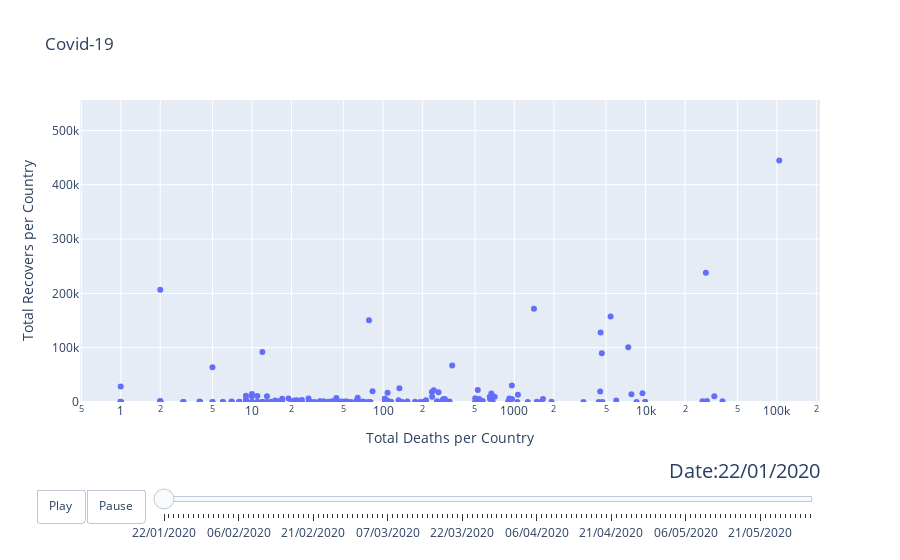

Here is the notebook cell this chart was saved with:
### Code cell
# from __future__ import division
from plotly.offline import iplot
import plotly.express as px
import plotly.graph_objects as go
# init_notebook_mode()1
from bubbly.bubbly import bubbleplot, add_slider_steps, make_grid, set_layout, get_trace
import re
from datetime import datetime
import pandas as pd
import numpy as np

date_pattern = re.compile(r"\d{1,2}/\d{1,2}/\d{2}")
def reformat_dates(col_name: str) -> str:
    try:
        return date_pattern.sub(datetime.strptime(col_name, "%m/%d/%y").strftime("%d/%m/%Y"), col_name, count=1)
    except ValueError:
        return col_name

confirmed_cases_url = "https://raw.githubusercontent.com/CSSEGISandData/COVID-19/master/csse_covid_19_data" \
                      "/csse_covid_19_time_series/time_series_covid19_confirmed_global.csv"
deaths_url = "https://raw.githubusercontent.com/CSSEGISandData/COVID-19/master/csse_covid_19_data" \
             "/csse_covid_19_time_series/time_series_covid19_deaths_global.csv"
recovered_url = "https://raw.githubusercontent.com/CSSEGISandData/COVID-19/master/csse_covid_19_data" \
             "/csse_covid_19_time_series/time_series_covid19_recovered_global.csv"

renamed_columns_map = {
    "Country/Region": "country",
    "Province/State": "location",
    "Lat": "latitude",
    "Long": "longitude"
}

cols_to_drop = ["location", "latitude", "longitude"]

confirmed_cases_df = (
    pd.read_csv(confirmed_cases_url)
    .rename(columns=renamed_columns_map)
    .rename(columns=reformat_dates)
    .drop(columns=cols_to_drop)
)

deaths_df = (
    pd.read_csv(deaths_url)
    .rename(columns=renamed_columns_map)
    .rename(columns=reformat_dates)
    .drop(columns=cols_to_drop)
)

recovered_df = (
    pd.read_csv(recovered_url)
    .rename(columns=renamed_columns_map)
    .rename(columns=reformat_dates)
    .drop(columns=cols_to_drop)
)

geo_data_df = confirmed_cases_df[["country"]].drop_duplicates()
country_codes_df = (
    pd.read_csv(
        "country_code_mapping.csv",
        usecols=["country", "alpha-3_code"],
        index_col="country")
)
geo_data_df = geo_data_df.join(country_codes_df, how="left", on="country").set_index("country")
geo_data_df[(pd.isnull(geo_data_df["alpha-3_code"])) & (~geo_data_df.index.isin(
    ["Diamond Princess", "MS Zaandam", "West Bank and Gaza"]
))]

dates_list = (
    confirmed_cases_df.filter(regex=r"(\d{2}/\d{2}/\d{4})", axis=1)
    .columns
    .to_list()
)

cases_by_date = {}
for date in dates_list:
    confirmed_cases_day_df = (
        confirmed_cases_df
        .filter(like=date, axis=1)
        .rename(columns=lambda col: "confirmed_cases")
    )
    deaths_day_df = deaths_df.filter(like=date, axis=1).rename(columns=lambda col: "deaths")
    recovered_day_df = recovered_df.filter(like=date, axis=1).rename(columns=lambda col: "recovered")
    cases_df = confirmed_cases_day_df.join(deaths_day_df).join(recovered_day_df).set_index(confirmed_cases_df["country"])

    date_df = (
        geo_data_df.join(cases_df)
        .groupby("country")
        .agg({"confirmed_cases": "sum", "deaths": "sum", "recovered": "sum", "alpha-3_code": "first"})
    )
    date_df = date_df[date_df["confirmed_cases"] > 0].reset_index()
    
    cases_by_date[date] = date_df

cases_deaths_recovered_totals = [(df.filter(like="confirmed_cases").astype("uint32").agg("sum")[0],
                                  df.filter(like="deaths").astype("uint32").agg("sum")[0],
                                  df.filter(like="recovered").astype("uint32").agg("sum")[0]) 
                                    for df in cases_by_date.values()]
confirmed_cases_totals = [daily_total[0] for daily_total in cases_deaths_recovered_totals]
deaths_totals = [daily_total[1] for daily_total in cases_deaths_recovered_totals]
recovered_totals = [daily_total[2] for daily_total in cases_deaths_recovered_totals]

dataset = cases_by_date
x_column = 'deaths'
y_column = 'recovered'
size_column = 'confirmed_cases'
bubble_column = 'country'
# time_column = dates_list

grid = pd.DataFrame()
col_name_template = '{date}+{header}_grid'
for date in dates_list:
    dataset_by_date = dataset[date]
    for col_name in [x_column, y_column, size_column, bubble_column]:
        temp = col_name_template.format(
            date=date, header=col_name
        )
        if dataset_by_date[col_name].size != 0:
            grid = grid.append({'value': list(dataset_by_date[col_name]), 'key': temp}, 
                               ignore_index=True)

figure = {
    'data': [],
    'layout': {},
    'frames': []
}

# start_day = dates_list[0]
trace = {
    'x': grid.loc[grid['key']==col_name_template.format(
        date=date, header=x_column
    ), 'value'].values[0], 
    'y': grid.loc[grid['key']==col_name_template.format(
        date=date, header=y_column
    ), 'value'].values[0],
    'mode': 'markers',
    'text': grid.loc[grid['key']==col_name_template.format(
        date=date, header=bubble_column
    ), 'value'].values[0]
    # 'size': grid.loc[grid['key']==col_name_template.format(
    #     date=date, header=size_column
    # ), 'value'].values[0]
}
figure['data'].append(trace)
# iplot(figure)
last_day_df = dataset[dates_list[-1]]
# print(last_day_df)
# print(last_day_df[x_column])
xmax = max(np.log10(last_day_df[x_column]))*1.02
ymax = max(last_day_df[y_column])
xmin = min(np.log10(last_day_df[x_column]))*0.98
xmax = max(np.log10(last_day_df[x_column]))*1.02
ymin = min(last_day_df[y_column])*0.75
ymax = max(last_day_df[y_column])*1.25
# # # print(ymax)
figure['layout']['xaxis'] = {'title': 'Total Deaths per Country', 'type': 'log', 
                             'range': [xmin, xmax]}   
figure['layout']['yaxis'] = {'title': 'Total Recovers per Country', 
                             'range': [ymin, ymax]} 
figure['layout']['title'] = 'Covid-19'
figure['layout']['showlegend'] = False
figure['layout']['hovermode'] = 'closest'
# iplot(figure)

for date in dates_list:
    # Make a frame for each date
    frame = {'data': [], 'name': str(date)}
    
    # Make a trace for each frame
    trace = {
        'x': grid.loc[grid['key']==col_name_template.format(
            date=date, header=x_column
        ), 'value'].values[0],
        'y': grid.loc[grid['key']==col_name_template.format(
            date=date, header=y_column
        ), 'value'].values[0],
        'mode': 'markers',
        'text': grid.loc[grid['key']==col_name_template.format(
            date=date, header=bubble_column
        ), 'value'].values[0],
        'type': 'scatter'
    }
    # Add trace to the frame
    frame['data'].append(trace)
    # Add frame to the figure
    figure['frames'].append(frame) 

# iplot(figure)

figure['layout']['sliders'] = {
    'args': [
        'slider.value', {
            'duration': 400,
            'ease': 'cubic-in-out'
        }
    ],
    'initialValue': dates_list[0],
    'plotlycommand': 'animate',
    'values': dates_list,
    'visible': True
}
sliders_dict = {
    'active': 0,
    'yanchor': 'top',
    'xanchor': 'left',
    'currentvalue': {
        'font': {'size': 20},
        'prefix': 'Date:',
        'visible': True,
        'xanchor': 'right'
    },
    'transition': {'duration': 300, 'easing': 'cubic-in-out'},
    'pad': {'b': 10, 't': 50},
    'len': 0.9,
    'x': 0.1,
    'y': 0,
    'steps': []
}

for date in dates_list:
    add_slider_steps(sliders_dict, date)
    
figure['layout']['sliders'] = [sliders_dict]
# iplot(figure)

figure['layout']['updatemenus'] = [
    {
        'buttons': [
            {
                'args': [None, {'frame': {'duration': 500, 'redraw': False},
                         'fromcurrent': True, 'transition': {'duration': 300, 
                                                             'easing': 'quadratic-in-out'}}],
                'label': 'Play',
                'method': 'animate'
            },
            {
                'args': [[None], {'frame': {'duration':0, 'redraw': False}, 'mode': 'immediate',
                'transition': {'duration': 0}}],
                'label': 'Pause',
                'method': 'animate'
            }
        ],
        'direction': 'left',
        'pad': {'r': 10, 't': 87},
        'showactive': False,
        'type': 'buttons',
        'x': 0.1,
        'xanchor': 'right',
        'y': 0,
        'yanchor': 'top'
    }
]
iplot(figure)

### Figure 1 — Plotly figure (JSON) as saved in the notebook; plotly's stock layout.template omitted (floating-point values rounded to 4 significant figures; data arrays with more than 128 entries replaced by an {"elided": "..."} marker saying what was removed)
{"data": [{"mode": "markers", "text": {"elided": "188 str values"}, "type": "scatter", "x": {"elided": "188 int values"}, "y": {"elided": "188 int values"}}], "layout": {"hovermode": "closest", "showlegend": false, "sliders": [{"active": 0, "currentvalue": {"font": {"size": 20}, "prefix": "Date:", "visible": true, "xanchor": "right"}, "len": 0.9, "pad": {"b": 10, "t": 50}, "steps": [{"args": [["22/01/2020"], {"frame": {"duration": 300, "redraw": false}, "mode": "immediate", "transition": {"duration": 300}}], "label": "22/01/2020", "method": "animate"}, {"args": [["23/01/2020"], {"frame": {"duration": 300, "redraw": false}, "mode": "immediate", "transition": {"duration": 300}}], "label": "23/01/2020", "method": "animate"}, {"args": [["24/01/2020"], {"frame": {"duration": 300, "redraw": false}, "mode": "immediate", "transition": {"duration": 300}}], "label": "24/01/2020", "method": "animate"}, {"args": [["25/01/2020"], {"frame": {"duration": 300, "redraw": false}, "mode": "immediate", "transition": {"duration": 300}}], "label": "25/01/2020", "method": "animate"}, {"args": [["26/01/2020"], {"frame": {"duration": 300, "redraw": false}, "mode": "immediate", "transition": {"duration": 300}}], "label": "26/01/2020", "method": "animate"}, {"args": [["27/01/2020"], {"frame": {"duration": 300, "redraw": false}, "mode": "immediate", "transition": {"duration": 300}}], "label": "27/01/2020", "method": "animate"}, {"args": [["28/01/2020"], {"frame": {"duration": 300, "redraw": false}, "mode": "immediate", "transition": {"duration": 300}}], "label": "28/01/2020", "method": "animate"}, {"args": [["29/01/2020"], {"frame": {"duration": 300, "redraw": false}, "mode": "immediate", "transition": {"duration": 300}}], "label": "29/01/2020", "method": "animate"}, {"args": [["30/01/2020"], {"frame": {"duration": 300, "redraw": false}, "mode": "immediate", "transition": {"duration": 300}}], "label": "30/01/2020", "method": "animate"}, {"args": [["31/01/2020"], {"frame": {"duration": 300, "redraw": false}, "mode": "immediate", "transition": {"duration": 300}}], "label": "31/01/2020", "method": "animate"}, {"args": [["01/02/2020"], {"frame": {"duration": 300, "redraw": false}, "mode": "immediate", "transition": {"duration": 300}}], "label": "01/02/2020", "method": "animate"}, {"args": [["02/02/2020"], {"frame": {"duration": 300, "redraw": false}, "mode": "immediate", "transition": {"duration": 300}}], "label": "02/02/2020", "method": "animate"}, {"args": [["03/02/2020"], {"frame": {"duration": 300, "redraw": false}, "mode": "immediate", "transition": {"duration": 300}}], "label": "03/02/2020", "method": "animate"}, {"args": [["04/02/2020"], {"frame": {"duration": 300, "redraw": false}, "mode": "immediate", "transition": {"duration": 300}}], "label": "04/02/2020", "method": "animate"}, {"args": [["05/02/2020"], {"frame": {"duration": 300, "redraw": false}, "mode": "immediate", "transition": {"duration": 300}}], "label": "05/02/2020", "method": "animate"}, {"args": [["06/02/2020"], {"frame": {"duration": 300, "redraw": false}, "mode": "immediate", "transition": {"duration": 300}}], "label": "06/02/2020", "method": "animate"}, {"args": [["07/02/2020"], {"frame": {"duration": 300, "redraw": false}, "mode": "immediate", "transition": {"duration": 300}}], "label": "07/02/2020", "method": "animate"}, {"args": [["08/02/2020"], {"frame": {"duration": 300, "redraw": false}, "mode": "immediate", "transition": {"duration": 300}}], "label": "08/02/2020", "method": "animate"}, {"args": [["09/02/2020"], {"frame": {"duration": 300, "redraw": false}, "mode": "immediate", "transition": {"duration": 300}}], "label": "09/02/2020", "method": "animate"}, {"args": [["10/02/2020"], {"frame": {"duration": 300, "redraw": false}, "mode": "immediate", "transition": {"duration": 300}}], "label": "10/02/2020", "method": "animate"}, {"args": [["11/02/2020"], {"frame": {"duration": 300, "redraw": false}, "mode": "immediate", "transition": {"duration": 300}}], "label": "11/02/2020", "method": "animate"}, {"args": [["12/02/2020"], {"frame": {"duration": 300, "redraw": false}, "mode": "immediate", "transition": {"duration": 300}}], "label": "12/02/2020", "method": "animate"}, {"args": [["13/02/2020"], {"frame": {"duration": 300, "redraw": false}, "mode": "immediate", "transition": {"duration": 300}}], "label": "13/02/2020", "method": "animate"}, {"args": [["14/02/2020"], {"frame": {"duration": 300, "redraw": false}, "mode": "immediate", "transition": {"duration": 300}}], "label": "14/02/2020", "method": "animate"}, {"args": [["15/02/2020"], {"frame": {"duration": 300, "redraw": false}, "mode": "immediate", "transition": {"duration": 300}}], "label": "15/02/2020", "method": "animate"}, {"args": [["16/02/2020"], {"frame": {"duration": 300, "redraw": false}, "mode": "immediate", "transition": {"duration": 300}}], "label": "16/02/2020", "method": "animate"}, {"args": [["17/02/2020"], {"frame": {"duration": 300, "redraw": false}, "mode": "immediate", "transition": {"duration": 300}}], "label": "17/02/2020", "method": "animate"}, {"args": [["18/02/2020"], {"frame": {"duration": 300, "redraw": false}, "mode": "immediate", "transition": {"duration": 300}}], "label": "18/02/2020", "method": "animate"}, {"args": [["19/02/2020"], {"frame": {"duration": 300, "redraw": false}, "mode": "immediate", "transition": {"duration": 300}}], "label": "19/02/2020", "method": "animate"}, {"args": [["20/02/2020"], {"frame": {"duration": 300, "redraw": false}, "mode": "immediate", "transition": {"duration": 300}}], "label": "20/02/2020", "method": "animate"}, {"args": [["21/02/2020"], {"frame": {"duration": 300, "redraw": false}, "mode": "immediate", "transition": {"duration": 300}}], "label": "21/02/2020", "method": "animate"}, {"args": [["22/02/2020"], {"frame": {"duration": 300, "redraw": false}, "mode": "immediate", "transition": {"duration": 300}}], "label": "22/02/2020", "method": "animate"}, {"args": [["23/02/2020"], {"frame": {"duration": 300, "redraw": false}, "mode": "immediate", "transition": {"duration": 300}}], "label": "23/02/2020", "method": "animate"}, {"args": [["24/02/2020"], {"frame": {"duration": 300, "redraw": false}, "mode": "immediate", "transition": {"duration": 300}}], "label": "24/02/2020", "method": "animate"}, {"args": [["25/02/2020"], {"frame": {"duration": 300, "redraw": false}, "mode": "immediate", "transition": {"duration": 300}}], "label": "25/02/2020", "method": "animate"}, {"args": [["26/02/2020"], {"frame": {"duration": 300, "redraw": false}, "mode": "immediate", "transition": {"duration": 300}}], "label": "26/02/2020", "method": "animate"}, {"args": [["27/02/2020"], {"frame": {"duration": 300, "redraw": false}, "mode": "immediate", "transition": {"duration": 300}}], "label": "27/02/2020", "method": "animate"}, {"args": [["28/02/2020"], {"frame": {"duration": 300, "redraw": false}, "mode": "immediate", "transition": {"duration": 300}}], "label": "28/02/2020", "method": "animate"}, {"args": [["29/02/2020"], {"frame": {"duration": 300, "redraw": false}, "mode": "immediate", "transition": {"duration": 300}}], "label": "29/02/2020", "method": "animate"}, {"args": [["01/03/2020"], {"frame": {"duration": 300, "redraw": false}, "mode": "immediate", "transition": {"duration": 300}}], "label": "01/03/2020", "method": "animate"}, {"args": [["02/03/2020"], {"frame": {"duration": 300, "redraw": false}, "mode": "immediate", "transition": {"duration": 300}}], "label": "02/03/2020", "method": "animate"}, {"args": [["03/03/2020"], {"frame": {"duration": 300, "redraw": false}, "mode": "immediate", "transition": {"duration": 300}}], "label": "03/03/2020", "method": "animate"}, {"args": [["04/03/2020"], {"frame": {"duration": 300, "redraw": false}, "mode": "immediate", "transition": {"duration": 300}}], "label": "04/03/2020", "method": "animate"}, {"args": [["05/03/2020"], {"frame": {"duration": 300, "redraw": false}, "mode": "immediate", "transition": {"duration": 300}}], "label": "05/03/2020", "method": "animate"}, {"args": [["06/03/2020"], {"frame": {"duration": 300, "redraw": false}, "mode": "immediate", "transition": {"duration": 300}}], "label": "06/03/2020", "method": "animate"}, {"args": [["07/03/2020"], {"frame": {"duration": 300, "redraw": false}, "mode": "immediate", "transition": {"duration": 300}}], "label": "07/03/2020", "method": "animate"}, {"args": [["08/03/2020"], {"frame": {"duration": 300, "redraw": false}, "mode": "immediate", "transition": {"duration": 300}}], "label": "08/03/2020", "method": "animate"}, {"args": [["09/03/2020"], {"frame": {"duration": 300, "redraw": false}, "mode": "immediate", "transition": {"duration": 300}}], "label": "09/03/2020", "method": "animate"}, {"args": [["10/03/2020"], {"frame": {"duration": 300, "redraw": false}, "mode": "immediate", "transition": {"duration": 300}}], "label": "10/03/2020", "method": "animate"}, {"args": [["11/03/2020"], {"frame": {"duration": 300, "redraw": false}, "mode": "immediate", "transition": {"duration": 300}}], "label": "11/03/2020", "method": "animate"}, {"args": [["12/03/2020"], {"frame": {"duration": 300, "redraw": false}, "mode": "immediate", "transition": {"duration": 300}}], "label": "12/03/2020", "method": "animate"}, {"args": [["13/03/2020"], {"frame": {"duration": 300, "redraw": false}, "mode": "immediate", "transition": {"duration": 300}}], "label": "13/03/2020", "method": "animate"}, {"args": [["14/03/2020"], {"frame": {"duration": 300, "redraw": false}, "mode": "immediate", "transition": {"duration": 300}}], "label": "14/03/2020", "method": "animate"}, {"args": [["15/03/2020"], {"frame": {"duration": 300, "redraw": false}, "mode": "immediate", "transition": {"duration": 300}}], "label": "15/03/2020", "method": "animate"}, {"args": [["16/03/2020"], {"frame": {"duration": 300, "redraw": false}, "mode": "immediate", "transition": {"duration": 300}}], "label": "16/03/2020", "method": "animate"}, {"args": [["17/03/2020"], {"frame": {"duration": 300, "redraw": false}, "mode": "immediate", "transition": {"duration": 300}}], "label": "17/03/2020", "method": "animate"}, {"args": [["18/03/2020"], {"frame": {"duration": 300, "redraw": false}, "mode": "immediate", "transition": {"duration": 300}}], "label": "18/03/2020", "method": "animate"}, {"args": [["19/03/2020"], {"frame": {"duration": 300, "redraw": false}, "mode": "immediate", "transition": {"duration": 300}}], "label": "19/03/2020", "method": "animate"}, {"args": [["20/03/2020"], {"frame": {"duration": 300, "redraw": false}, "mode": "immediate", "transition": {"duration": 300}}], "label": "20/03/2020", "method": "animate"}, {"args": [["21/03/2020"], {"frame": {"duration": 300, "redraw": false}, "mode": "immediate", "transition": {"duration": 300}}], "label": "21/03/2020", "method": "animate"}, {"args": [["22/03/2020"], {"frame": {"duration": 300, "redraw": false}, "mode": "immediate", "transition": {"duration": 300}}], "label": "22/03/2020", "method": "animate"}, {"args": [["23/03/2020"], {"frame": {"duration": 300, "redraw": false}, "mode": "immediate", "transition": {"duration": 300}}], "label": "23/03/2020", "method": "animate"}, {"args": [["24/03/2020"], {"frame": {"duration": 300, "redraw": false}, "mode": "immediate", "transition": {"duration": 300}}], "label": "24/03/2020", "method": "animate"}, {"args": [["25/03/2020"], {"frame": {"duration": 300, "redraw": false}, "mode": "immediate", "transition": {"duration": 300}}], "label": "25/03/2020", "method": "animate"}, {"args": [["26/03/2020"], {"frame": {"duration": 300, "redraw": false}, "mode": "immediate", "transition": {"duration": 300}}], "label": "26/03/2020", "method": "animate"}, {"args": [["27/03/2020"], {"frame": {"duration": 300, "redraw": false}, "mode": "immediate", "transition": {"duration": 300}}], "label": "27/03/2020", "method": "animate"}, {"args": [["28/03/2020"], {"frame": {"duration": 300, "redraw": false}, "mode": "immediate", "transition": {"duration": 300}}], "label": "28/03/2020", "method": "animate"}, {"args": [["29/03/2020"], {"frame": {"duration": 300, "redraw": false}, "mode": "immediate", "transition": {"duration": 300}}], "label": "29/03/2020", "method": "animate"}, {"args": [["30/03/2020"], {"frame": {"duration": 300, "redraw": false}, "mode": "immediate", "transition": {"duration": 300}}], "label": "30/03/2020", "method": "animate"}, {"args": [["31/03/2020"], {"frame": {"duration": 300, "redraw": false}, "mode": "immediate", "transition": {"duration": 300}}], "label": "31/03/2020", "method": "animate"}, {"args": [["01/04/2020"], {"frame": {"duration": 300, "redraw": false}, "mode": "immediate", "transition": {"duration": 300}}], "label": "01/04/2020", "method": "animate"}, {"args": [["02/04/2020"], {"frame": {"duration": 300, "redraw": false}, "mode": "immediate", "transition": {"duration": 300}}], "label": "02/04/2020", "method": "animate"}, {"args": [["03/04/2020"], {"frame": {"duration": 300, "redraw": false}, "mode": "immediate", "transition": {"duration": 300}}], "label": "03/04/2020", "method": "animate"}, {"args": [["04/04/2020"], {"frame": {"duration": 300, "redraw": false}, "mode": "immediate", "transition": {"duration": 300}}], "label": "04/04/2020", "method": "animate"}, {"args": [["05/04/2020"], {"frame": {"duration": 300, "redraw": false}, "mode": "immediate", "transition": {"duration": 300}}], "label": "05/04/2020", "method": "animate"}, {"args": [["06/04/2020"], {"frame": {"duration": 300, "redraw": false}, "mode": "immediate", "transition": {"duration": 300}}], "label": "06/04/2020", "method": "animate"}, {"args": [["07/04/2020"], {"frame": {"duration": 300, "redraw": false}, "mode": "immediate", "transition": {"duration": 300}}], "label": "07/04/2020", "method": "animate"}, {"args": [["08/04/2020"], {"frame": {"duration": 300, "redraw": false}, "mode": "immediate", "transition": {"duration": 300}}], "label": "08/04/2020", "method": "animate"}, {"args": [["09/04/2020"], {"frame": {"duration": 300, "redraw": false}, "mode": "immediate", "transition": {"duration": 300}}], "label": "09/04/2020", "method": "animate"}, {"args": [["10/04/2020"], {"frame": {"duration": 300, "redraw": false}, "mode": "immediate", "transition": {"duration": 300}}], "label": "10/04/2020", "method": "animate"}, {"args": [["11/04/2020"], {"frame": {"duration": 300, "redraw": false}, "mode": "immediate", "transition": {"duration": 300}}], "label": "11/04/2020", "method": "animate"}, {"args": [["12/04/2020"], {"frame": {"duration": 300, "redraw": false}, "mode": "immediate", "transition": {"duration": 300}}], "label": "12/04/2020", "method": "animate"}, {"args": [["13/04/2020"], {"frame": {"duration": 300, "redraw": false}, "mode": "immediate", "transition": {"duration": 300}}], "label": "13/04/2020", "method": "animate"}, {"args": [["14/04/2020"], {"frame": {"duration": 300, "redraw": false}, "mode": "immediate", "transition": {"duration": 300}}], "label": "14/04/2020", "method": "animate"}, {"args": [["15/04/2020"], {"frame": {"duration": 300, "redraw": false}, "mode": "immediate", "transition": {"duration": 300}}], "label": "15/04/2020", "method": "animate"}, {"args": [["16/04/2020"], {"frame": {"duration": 300, "redraw": false}, "mode": "immediate", "transition": {"duration": 300}}], "label": "16/04/2020", "method": "animate"}, {"args": [["17/04/2020"], {"frame": {"duration": 300, "redraw": false}, "mode": "immediate", "transition": {"duration": 300}}], "label": "17/04/2020", "method": "animate"}, {"args": [["18/04/2020"], {"frame": {"duration": 300, "redraw": false}, "mode": "immediate", "transition": {"duration": 300}}], "label": "18/04/2020", "method": "animate"}, {"args": [["19/04/2020"], {"frame": {"duration": 300, "redraw": false}, "mode": "immediate", "transition": {"duration": 300}}], "label": "19/04/2020", "method": "animate"}, {"args": [["20/04/2020"], {"frame": {"duration": 300, "redraw": false}, "mode": "immediate", "transition": {"duration": 300}}], "label": "20/04/2020", "method": "animate"}, {"args": [["21/04/2020"], {"frame": {"duration": 300, "redraw": false}, "mode": "immediate", "transition": {"duration": 300}}], "label": "21/04/2020", "method": "animate"}, {"args": [["22/04/2020"], {"frame": {"duration": 300, "redraw": false}, "mode": "immediate", "transition": {"duration": 300}}], "label": "22/04/2020", "method": "animate"}, {"args": [["23/04/2020"], {"frame": {"duration": 300, "redraw": false}, "mode": "immediate", "transition": {"duration": 300}}], "label": "23/04/2020", "method": "animate"}, {"args": [["24/04/2020"], {"frame": {"duration": 300, "redraw": false}, "mode": "immediate", "transition": {"duration": 300}}], "label": "24/04/2020", "method": "animate"}, {"args": [["25/04/2020"], {"frame": {"duration": 300, "redraw": false}, "mode": "immediate", "transition": {"duration": 300}}], "label": "25/04/2020", "method": "animate"}, {"args": [["26/04/2020"], {"frame": {"duration": 300, "redraw": false}, "mode": "immediate", "transition": {"duration": 300}}], "label": "26/04/2020", "method": "animate"}, {"args": [["27/04/2020"], {"frame": {"duration": 300, "redraw": false}, "mode": "immediate", "transition": {"duration": 300}}], "label": "27/04/2020", "method": "animate"}, {"args": [["28/04/2020"], {"frame": {"duration": 300, "redraw": false}, "mode": "immediate", "transition": {"duration": 300}}], "label": "28/04/2020", "method": "animate"}, {"args": [["29/04/2020"], {"frame": {"duration": 300, "redraw": false}, "mode": "immediate", "transition": {"duration": 300}}], "label": "29/04/2020", "method": "animate"}, {"args": [["30/04/2020"], {"frame": {"duration": 300, "redraw": false}, "mode": "immediate", "transition": {"duration": 300}}], "label": "30/04/2020", "method": "animate"}, {"args": [["01/05/2020"], {"frame": {"duration": 300, "redraw": false}, "mode": "immediate", "transition": {"duration": 300}}], "label": "01/05/2020", "method": "animate"}, {"args": [["02/05/2020"], {"frame": {"duration": 300, "redraw": false}, "mode": "immediate", "transition": {"duration": 300}}], "label": "02/05/2020", "method": "animate"}, {"args": [["03/05/2020"], {"frame": {"duration": 300, "redraw": false}, "mode": "immediate", "transition": {"duration": 300}}], "label": "03/05/2020", "method": "animate"}, {"args": [["04/05/2020"], {"frame": {"duration": 300, "redraw": false}, "mode": "immediate", "transition": {"duration": 300}}], "label": "04/05/2020", "method": "animate"}, {"args": [["05/05/2020"], {"frame": {"duration": 300, "redraw": false}, "mode": "immediate", "transition": {"duration": 300}}], "label": "05/05/2020", "method": "animate"}, {"args": [["06/05/2020"], {"frame": {"duration": 300, "redraw": false}, "mode": "immediate", "transition": {"duration": 300}}], "label": "06/05/2020", "method": "animate"}, {"args": [["07/05/2020"], {"frame": {"duration": 300, "redraw": false}, "mode": "immediate", "transition": {"duration": 300}}], "label": "07/05/2020", "method": "animate"}, {"args": [["08/05/2020"], {"frame": {"duration": 300, "redraw": false}, "mode": "immediate", "transition": {"duration": 300}}], "label": "08/05/2020", "method": "animate"}, {"args": [["09/05/2020"], {"frame": {"duration": 300, "redraw": false}, "mode": "immediate", "transition": {"duration": 300}}], "label": "09/05/2020", "method": "animate"}, {"args": [["10/05/2020"], {"frame": {"duration": 300, "redraw": false}, "mode": "immediate", "transition": {"duration": 300}}], "label": "10/05/2020", "method": "animate"}, {"args": [["11/05/2020"], {"frame": {"duration": 300, "redraw": false}, "mode": "immediate", "transition": {"duration": 300}}], "label": "11/05/2020", "method": "animate"}, {"args": [["12/05/2020"], {"frame": {"duration": 300, "redraw": false}, "mode": "immediate", "transition": {"duration": 300}}], "label": "12/05/2020", "method": "animate"}, {"args": [["13/05/2020"], {"frame": {"duration": 300, "redraw": false}, "mode": "immediate", "transition": {"duration": 300}}], "label": "13/05/2020", "method": "animate"}, {"args": [["14/05/2020"], {"frame": {"duration": 300, "redraw": false}, "mode": "immediate", "transition": {"duration": 300}}], "label": "14/05/2020", "method": "animate"}, {"args": [["15/05/2020"], {"frame": {"duration": 300, "redraw": false}, "mode": "immediate", "transition": {"duration": 300}}], "label": "15/05/2020", "method": "animate"}, {"args": [["16/05/2020"], {"frame": {"duration": 300, "redraw": false}, "mode": "immediate", "transition": {"duration": 300}}], "label": "16/05/2020", "method": "animate"}, {"args": [["17/05/2020"], {"frame": {"duration": 300, "redraw": false}, "mode": "immediate", "transition": {"duration": 300}}], "label": "17/05/2020", "method": "animate"}, {"args": [["18/05/2020"], {"frame": {"duration": 300, "redraw": false}, "mode": "immediate", "transition": {"duration": 300}}], "label": "18/05/2020", "method": "animate"}, {"args": [["19/05/2020"], {"frame": {"duration": 300, "redraw": false}, "mode": "immediate", "transition": {"duration": 300}}], "label": "19/05/2020", "method": "animate"}, {"args": [["20/05/2020"], {"frame": {"duration": 300, "redraw": false}, "mode": "immediate", "transition": {"duration": 300}}], "label": "20/05/2020", "method": "animate"}, {"args": [["21/05/2020"], {"frame": {"duration": 300, "redraw": false}, "mode": "immediate", "transition": {"duration": 300}}], "label": "21/05/2020", "method": "animate"}, {"args": [["22/05/2020"], {"frame": {"duration": 300, "redraw": false}, "mode": "immediate", "transition": {"duration": 300}}], "label": "22/05/2020", "method": "animate"}, {"args": [["23/05/2020"], {"frame": {"duration": 300, "redraw": false}, "mode": "immediate", "transition": {"duration": 300}}], "label": "23/05/2020", "method": "animate"}, {"args": [["24/05/2020"], {"frame": {"duration": 300, "redraw": false}, "mode": "immediate", "transition": {"duration": 300}}], "label": "24/05/2020", "method": "animate"}, {"args": [["25/05/2020"], {"frame": {"duration": 300, "redraw": false}, "mode": "immediate", "transition": {"duration": 300}}], "label": "25/05/2020", "method": "animate"}, {"args": [["26/05/2020"], {"frame": {"duration": 300, "redraw": false}, "mode": "immediate", "transition": {"duration": 300}}], "label": "26/05/2020", "method": "animate"}, {"args": [["27/05/2020"], {"frame": {"duration": 300, "redraw": false}, "mode": "immediate", "transition": {"duration": 300}}], "label": "27/05/2020", "method": "animate"}, {"args": [["28/05/2020"], {"frame": {"duration": 300, "redraw": false}, "mode": "immediate", "transition": {"duration": 300}}], "label": "28/05/2020", "method": "animate"}, {"args": [["29/05/2020"], {"frame": {"duration": 300, "redraw": false}, "mode": "immediate", "transition": {"duration": 300}}], "label": "29/05/2020", "method": "animate"}, {"args": [["30/05/2020"], {"frame": {"duration": 300, "redraw": false}, "mode": "immediate", "transition": {"duration": 300}}], "label": "30/05/2020", "method": "animate"}, {"args": [["31/05/2020"], {"frame": {"duration": 300, "redraw": false}, "mode": "immediate", "transition": {"duration": 300}}], "label": "31/05/2020", "method": "animate"}], "transition": {"duration": 300, "easing": "cubic-in-out"}, "x": 0.1, "xanchor": "left", "y": 0, "yanchor": "top"}], "title": {"text": "Covid-19"}, "updatemenus": [{"buttons": [{"args": [null, {"frame": {"duration": 500, "redraw": false}, "fromcurrent": true, "transition": {"duration": 300, "easing": "quadratic-in-out"}}], "label": "Play", "method": "animate"}, {"args": [[null], {"frame": {"duration": 0, "redraw": false}, "mode": "immediate", "transition": {"duration": 0}}], "label": "Pause", "method": "animate"}], "direction": "left", "pad": {"r": 10, "t": 87}, "showactive": false, "type": "buttons", "x": 0.1, "xanchor": "right", "y": 0, "yanchor": "top"}], "xaxis": {"range": [null, 5.119], "title": {"text": "Total Deaths per Country"}, "type": "log"}, "yaxis": {"range": [0, 555900.0], "title": {"text": "Total Recovers per Country"}}}}
